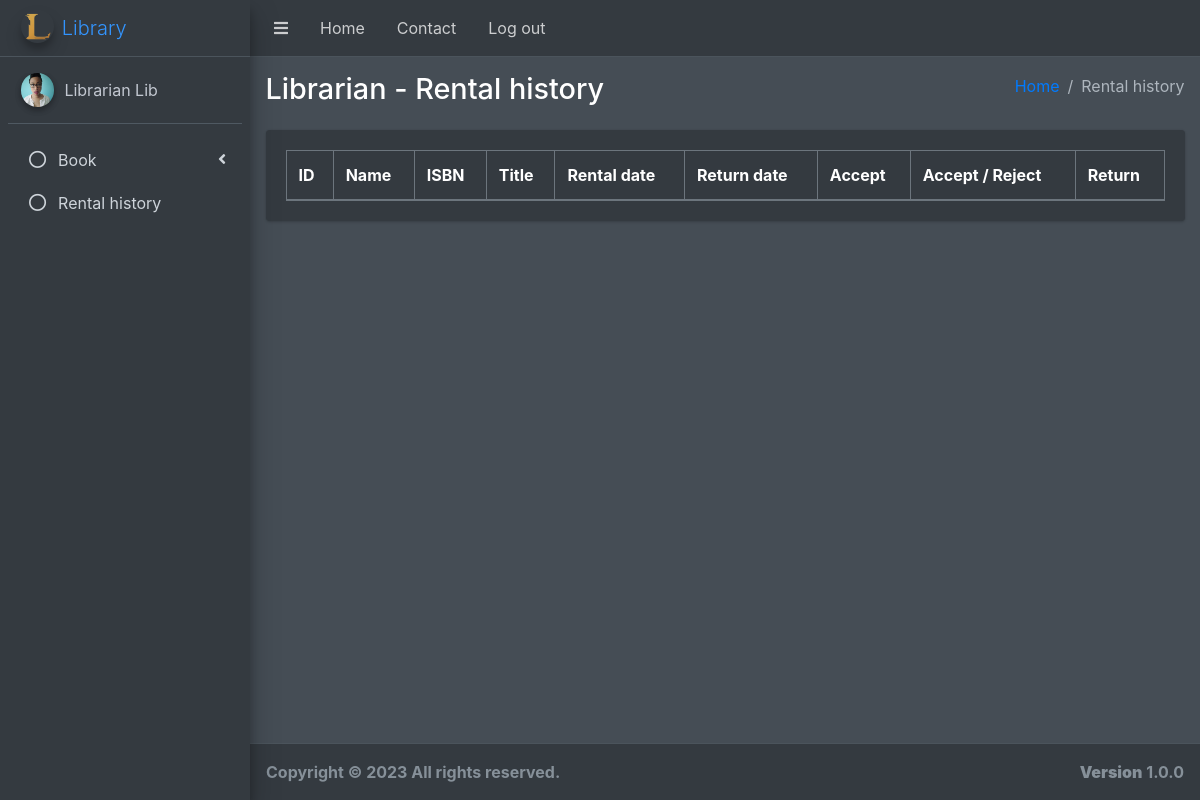
Before: /pages/view/logs.php (signed in) with the older database file.
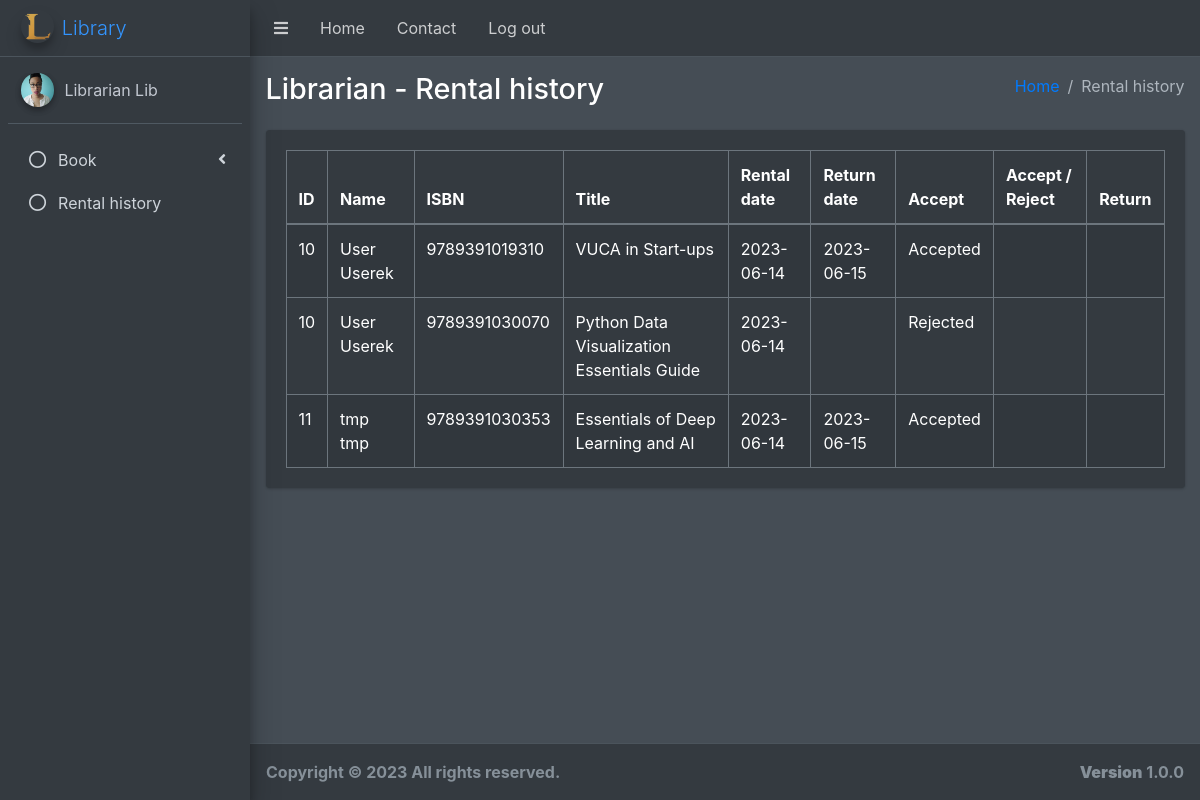
After: the same page with the newer database file.
### tables this page shows
CREATE TABLE `rental` (
  `id` int(10) NOT NULL,
  `userId` int(10) NOT NULL
);

CREATE TABLE `users` (
  `id` int(10) UNSIGNED NOT NULL,
  `permissionId` tinyint(3) UNSIGNED NOT NULL DEFAULT 1,
  `email` varchar(64) NOT NULL,
  `firstName` varchar(30) NOT NULL,
  `lastName` varchar(50) NOT NULL,
  `birthday` date NOT NULL,
  `password` varchar(150) NOT NULL,
  `createdAt` datetime NOT NULL DEFAULT current_timestamp(),
  `image` varchar(50) DEFAULT NULL
);

CREATE TABLE `books` (
  `isbn` varchar(13) NOT NULL,
  `title` varchar(250) NOT NULL,
  `authors` varchar(100) NOT NULL,
  `publisher` varchar(100) NOT NULL,
  `published_date` date NOT NULL,
  `category` varchar(50) DEFAULT NULL,
  `pages` int(11) DEFAULT NULL,
  `image` varchar(100) DEFAULT NULL,
  `description` varchar(10000) DEFAULT NULL
);

CREATE TABLE `rental_info` (
  `id` int(11) NOT NULL,
  `isbn` varchar(13) NOT NULL,
  `rentalDate` date NOT NULL DEFAULT current_timestamp(),
  `returnDate` date DEFAULT NULL,
  `accept` tinyint(1) DEFAULT NULL
);

### pages/view/logged_librarian/content_logs.php (the view, shortened to what this page needs)
<div class="content-wrapper">
    <section class="content-header">
        <div class="container-fluid">
            <div class="row mb-2">
                <div class="col-sm-6">
                    <h1>Librarian - Rental history</h1>
                </div>
                <div class="col-sm-6">
                    <ol class="breadcrumb float-sm-right">
                        <li class="breadcrumb-item"><a href="./logged.php">Home</a></li>
                        <li class="breadcrumb-item active">Rental history</li>
                    </ol>
                </div>
            </div>
        </div>
    </section>
    <section class="content">
        <div class="container-fluid">
            <div class="row">
                <div class="col-12">
                    <div class="card">
                        <div class="card-body">
                            <table id="example1" class="table table-bordered table-striped">
                                <thead>
                                <tr>
                                    <th>ID</th>
                                    <th>Name</th>
                                    <th>ISBN</th>
                                    <th>Title</th>
                                    <th>Rental date</th>
                                    <th>Return date</th>
                                    <th>Accept</th>
                                    <th>Accept / Reject</th>
                                    <th>Return</th>
                                </tr>
                                </thead>
                                <tbody>
                                <?php
                                require_once "../../scripts/connect.php";
                                $stmt = $conn->prepare("SELECT r.id, u.firstName, u.lastName, b.isbn, b.title, ri.rentalDate, ri.returnDate, ri.accept FROM rental r INNER JOIN rental_info ri on r.id = ri.id INNER JOIN books b on ri.isbn = b.isbn INNER JOIN users u on r.userId = u.id ");
                                $stmt->execute();
                                $result = $stmt->get_result();
                                while ($log = $result->fetch_assoc()) {
                                    echo <<< USER
                      <tr>
                        <td>$log[id]</td>
                        <td>$log[firstName] $log[lastName]</td>
                        <td>$log[isbn]</td>
                        <td>$log[title]</td>
                        <td>$log[rentalDate]</td>
                        <td>$log[returnDate]</td>
USER;
                              if(is_null($log["accept"])){
                                  echo <<< USER
<td></td>
                        <td>
                        <form class=chatForm action=../../../scripts/accept_order.php method=post>
                        <input type=hidden id=hiddenInput name=rentalISBN value=$log[isbn]>
                        <button type=submit name=rentalID value=$log[id] class="btn btn-secondary btn-sm">Accept</button>
                        </form> &ensp; <form class=declineForm action=../../../scripts/reject_order.php method=post>
                        <input type=hidden id=hiddenInput name=rentalISBN value=$log[isbn]>
                        <button type=submit name=rentalID value=$log[id] class="btn btn-secondary btn-sm">Reject</button>
                        </form>
                        </td>
                        <td>
</td>
USER;
                              }else if($log["accept"] == 1){
                                  echo <<< USER
<td>Accepted</td>
                        <td></td>
USER;
                                  if(is_null($log["returnDate"])) {
                                      echo <<< USER
<td>
                        <form class=chatForm action=../../../scripts/return_book.php method=post>
                        <input type=hidden id=hiddenInput name=rentalISBN value=$log[isbn]>
                        <button type=submit name=rentalID value=$log[id] class="btn btn-secondary btn-sm">Return</button>
                        </form>
</td>
USER;
                                  }
                              else{
                                  echo "<td></td>";
                              }
                              }else{
                                  echo <<< USER
<td>Rejected</td>
                        <td></td>
                        <td></td>
USER;
                              }
                                    echo "</tr>";
                                }
                                ?>
                                </tbody>
                            </table>
                        </div>
                    </div>
                </div>
            </div>
        </div>
    </section>
</div>

### pages/view/logs.php (shortened to what this page needs)
<?php
if (!isset($_SESSION["logged"]) || session_status() != 2) {
    $_SESSION["error"] = "Please login!";
    header("location: ../");
} else {
    switch ($_SESSION["logged"]["permissionId"]) {
        case 2:
            $permissionId = "logged_librarian";
            break;
    }
}
?>
<!DOCTYPE html>
<html lang="en">
<head>
    <link rel="stylesheet" href="../../plugins/fontawesome-free/css/all.min.css">
    <link rel="stylesheet" href="../../dist/css/adminlte.min.css">
    <link rel="stylesheet" href="../../plugins/datatables-bs4/css/dataTables.bootstrap4.min.css">
    <link rel="stylesheet" href="../../plugins/datatables-responsive/css/responsive.bootstrap4.min.css">
    <link rel="stylesheet" href="../../plugins/datatables-buttons/css/buttons.bootstrap4.min.css">
    <link rel="stylesheet" href="../../dist/css/myStyle.css">
</head>
<body class="hold-transition dark-mode sidebar-mini layout-fixed layout-navbar-fixed layout-footer-fixed">
<div class="wrapper">
    <?php
    require_once "./$permissionId/navbar.php";
    require_once "./$permissionId/aside.php";
    require_once "./$permissionId/content_logs.php";
    require_once "./footer.php";
    ?>
</div>
</body>
</html>

### pages/view/logged_librarian/navbar.php (shortened to what this page needs)
<nav class="main-header navbar navbar-expand navbar-dark">
    <ul class="navbar-nav">
        <li class="nav-item">
            <a class="nav-link" data-widget="pushmenu" href="#" role="button"><i class="fas fa-bars"></i></a>
        </li>
        <li class="nav-item d-none d-sm-inline-block">
            <a href="./logged.php" class="nav-link">Home</a>
        </li>
        <li class="nav-item d-none d-sm-inline-block">
            <a href="./contact-us.php" class="nav-link">Contact</a>
        </li>
        <li class="nav-item d-none d-sm-inline-block">
            <a href="../../scripts/logout.php" class="nav-link">Log out</a>
        </li>
    </ul>
</nav>

### pages/view/logged_librarian/aside.php (shortened to what this page needs)
<aside class="main-sidebar sidebar-dark-primary elevation-4">
    <a href="./logged.php" class="brand-link">
        <img src="../../dist/img/logo/logo.png" alt="Logo" class="brand-image img-circle elevation-3"
             style="opacity: .8">
        <span class="brand-text font-weight-light">Library</span>
    </a>
    <div class="sidebar">
        <div class="user-panel mt-3 pb-3 mb-3 d-flex">
            <div class="image">
                <?php
                echo '<img src="../../dist/img/users/' . $_SESSION["logged"]["image"] . '" class="img-circle elevation-2" alt="User Image">';
                ?>
            </div>
            <div class="info">
                <a href="./logged.php"
                   class="d-block"><?php echo $_SESSION["logged"]["firstName"] . " " . $_SESSION["logged"]["lastName"] ?></a>
            </div>
        </div>
        <nav class="mt-2">
            <ul class="nav nav-pills nav-sidebar flex-column" data-widget="treeview" role="menu" data-accordion="false">
                <li class="nav-item">
                    <a href="./logged.php" class="nav-link">
                        <i class="far fa-circle nav-icon"></i>
                        <p>Book</p>
                        <i class="right fas fa-angle-left"></i>
                    </a>
                </li>
                <li class="nav-item">
                    <a href="./logs.php" class="nav-link">
                        <i class="far fa-circle nav-icon"></i>
                        <p>Rental history</p>
                    </a>
                </li>
            </ul>
        </nav>
    </div>
</aside>

### pages/view/footer.php (shortened to what this page needs)
<footer class="main-footer">
    <strong>Copyright &copy; 2023
        All rights reserved.
        <div class="float-right d-none d-sm-inline-block">
            <b>Version</b> 1.0.0
        </div>
</footer>

Changed rows visible on the page:
added rental: id "10", userId.firstName "User", userId.lastName "Userek", books.isbn "9789391019310", books.title "VUCA in Start-ups", rental_info.rentalDate "2023-06-14", rental_info.returnDate "2023-06-15", shows "Accepted", books.isbn "9789391030070", books.title "Python Data Visualization Essentials Guide"
added rental: id "11", userId.firstName "tmp", userId.lastName "tmp", books.isbn "9789391030353", books.title "Essentials of Deep Learning and AI", rental_info.rentalDate "2023-06-14", rental_info.returnDate "2023-06-15", shows "Accepted"
